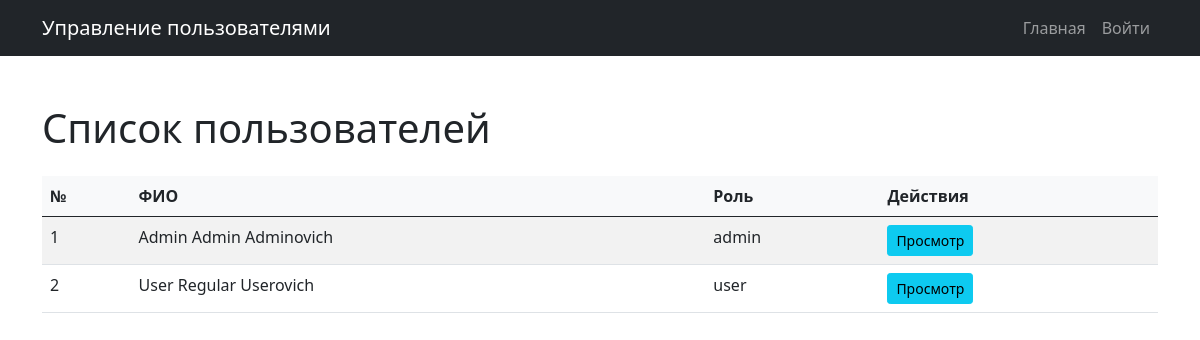
The app's page /, older data.
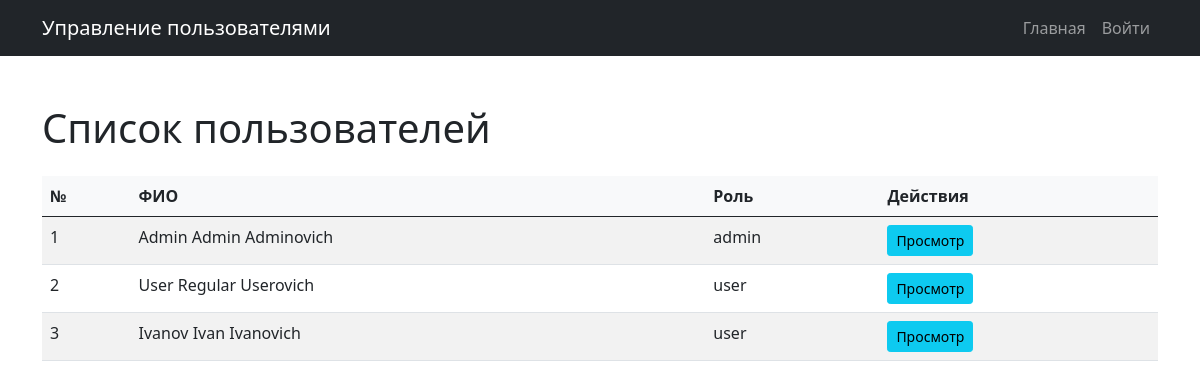
The same page, newer data.
### tables this page shows
CREATE TABLE users (
            id INTEGER PRIMARY KEY AUTOINCREMENT,
            login TEXT NOT NULL UNIQUE,
            password_hash TEXT NOT NULL,
            last_name TEXT,
            first_name TEXT NOT NULL,
            middle_name TEXT,
            role_id INTEGER,
            created_at TIMESTAMP DEFAULT CURRENT_TIMESTAMP,
            FOREIGN KEY (role_id) REFERENCES roles (id)
        );

CREATE TABLE roles (
            id INTEGER PRIMARY KEY AUTOINCREMENT,
            name TEXT NOT NULL UNIQUE,
            description TEXT
        );

### app.py (the view)
@app.route('/')
def index():
    users = models.get_all_users()
    return render_template('index.html', users=users)

### app.py (called while the page is built)
@app.before_request
def log_visit():
    if request.endpoint and not request.endpoint.startswith('static'):
        path = request.path
        user_id = current_user.id if current_user.is_authenticated else None
        models.add_visit_log(path, user_id)

@app.context_processor
def utility_processor():
    user_data = None
    user_role = None
    if current_user.is_authenticated:
        user_data = models.get_user_by_id(current_user.id)
        user_role = user_data['role_name'] if user_data else None
    return {
        'is_authenticated': current_user.is_authenticated,
        'user_role': user_role,
        'current_user_id': current_user.id if current_user.is_authenticated else None
    }

### models.py (called while the page is built)
def get_db():
    conn = sqlite3.connect(DATABASE)
    conn.row_factory = sqlite3.Row
    return conn

def get_all_users():
    conn = get_db()
    users = conn.execute('''
        SELECT u.*, r.name as role_name
        FROM users u
        LEFT JOIN roles r ON u.role_id = r.id
        ORDER BY u.id
    ''').fetchall()
    conn.close()
    return users

def add_visit_log(path, user_id):
    conn = get_db()
    cursor = conn.cursor()
    try:
        cursor.execute('''
            INSERT INTO visit_logs (path, user_id)
            VALUES (?, ?)
        ''', (path, user_id))
        conn.commit()
        return True, None
    except Exception as e:
        return False, str(e)
    finally:
        conn.close()

### templates/index.html (shortened to what this page needs)
{% extends 'base.html' %}
{% block content %}
<h1 class="my-4">Список пользователей</h1>
<div class="table-responsive">
    <table class="table table-striped table-hover">
        <thead>
            <tr>
                <th>№</th>
                <th>ФИО</th>
                <th>Роль</th>
                <th>Действия</th>
            </tr>
        </thead>
        <tbody>
            {% for user in users %}
            <tr>
                <td>{{ loop.index }}</td>
                <td>
                    {{ user.last_name or '' }} {{ user.first_name }} {{ user.middle_name or '' }}
                </td>
                <td>{{ user.role_name or 'Не назначена' }}</td>
                <td>
                    <a href="{{ url_for('user_view', user_id=user.id) }}" class="btn btn-sm btn-info">Просмотр</a>
                </td>
            </tr>
            {% endfor %}
        </tbody>
    </table>
</div>
{% endblock %}

### templates/base.html (shortened to what this page needs)
<!DOCTYPE html>
<html lang="ru">
<head>
    <link href="https://cdn.jsdelivr.net/npm/bootstrap@5.0.2/dist/css/bootstrap.min.css" rel="stylesheet">
    <link rel="stylesheet" href="{{ url_for('static', filename='styles.css') }}">
</head>
<body>
    <nav class="navbar navbar-expand-lg navbar-dark bg-dark">
        <div class="container">
            <a class="navbar-brand" href="{{ url_for('index') }}">Управление пользователями</a>
            <div class="collapse navbar-collapse">
                <ul class="navbar-nav ms-auto">
                    <li class="nav-item"><a class="nav-link" href="{{ url_for('index') }}">Главная</a></li>
                    {% if is_authenticated %}
                        <li class="nav-item"><a class="nav-link" href="{{ url_for('reports.visit_logs') }}">Журнал посещений</a></li>
                        {% if user_role == 'admin' %}
                            <li class="nav-item"><a class="nav-link" href="{{ url_for('reports.report_pages') }}">Отчёт по страницам</a></li>
                            <li class="nav-item"><a class="nav-link" href="{{ url_for('reports.report_users') }}">Отчёт по пользователям</a></li>
                        {% endif %}
                        <li class="nav-item"><a class="nav-link" href="{{ url_for('change_password') }}">Изменить пароль</a></li>
                        <li class="nav-item"><a class="nav-link" href="{{ url_for('logout') }}">Выйти ({{ current_user.login }})</a></li>
                    {% else %}
                        <li class="nav-item"><a class="nav-link" href="{{ url_for('login') }}">Войти</a></li>
                    {% endif %}
                </ul>
            </div>
        </div>
    </nav>
    <main class="container my-4">
        {% block content %}{% endblock %}
    </main>
</body>
</html>

### static/styles.css (style rules this page uses)
body { min-height: 100vh; display: flex; flex-direction: column; }
.table th { background-color: #f8f9fa; }

Row changes from the older to the newer data that the page shows:
added users: last_name "Ivanov", first_name "Ivan", middle_name "Ivanovich", name "user"
